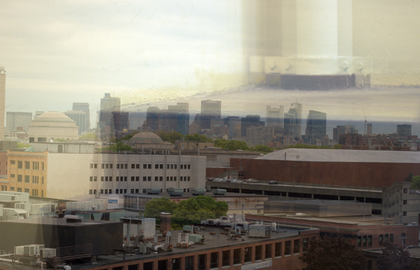
%> input picture code/removing/A9RF22E.png, 420 x 270 px, shrunk from 560 x 360 before the run
$ octave --eval "result = estKernel(imread('A9RF22E.png'));"   (GNU Octave 9; MATLAB toolbox functions it lacks are replaced by stand-ins)
%> lines starting %> are read from the running program, lines starting %| are printed output that depends on the picture
### code/removing/estAttenuation.m
function c = estAttenuation(I, dx, dy)
% estimate the attenuation c of double reflection with shift [dx dy]
if size(I,3)~=1
    I = rgb2gray(I);
end
cns = corner(I);
hw = 18;
% m = [];
score = zeros(size(cns,1),1);
attn = score*0;
w = score*0;
for i = 1 : size(cns,1)
    p1 = get_patch(I, cns(i,1), cns(i,2), hw);
    p2 = get_patch(I, cns(i,1) + dx, cns(i,2) + dy, hw);
    if ~isempty(p1) && ~isempty(p2)
        p1 = p1(:); p2 = p2(:);
        p1 = p1 - mean(p1); p2 = p2 - mean(p2);
        score(i) = sum(p1.*p2)/sum(p1.^2).^0.5/sum(p2.^2).^0.5;
        attn(i) = (max(p2)-min(p2))/(max(p1)-min(p1));
        if (attn(i) < 1) && ( attn(i) > 0)
            w(i) = exp(-score(i)/(2*0.2^2));
        end
    end
end
c = sum(w.*attn)/sum(w);


function p = get_patch(I, x, y, hw)
if (x>hw)&&(x<size(I,2)-hw)&&(y>hw)&&(y<size(I,1)-hw)
    p=I(y-hw:y+hw, x-hw:x+hw);
else
    p=[];
end

### code/removing/estKernel.m
function [dx, dy, c] =  estKernel(I)
%% estimate the shift [dx dy] and the attenuation c
dim = ndims(I);
%> dim = 3
if dim == 3
    I = rgb2gray(I);
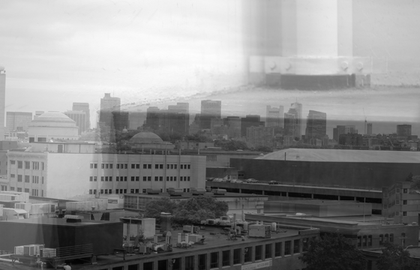
%> I: size 270x420 uint8; min 1, max 253, mean 138.2
end
% Laplacian = [0 -1 0; -1 4 -1; 0 -1 0];
% resp = imfilter(I, Laplacian); % extract edge

hy = fspecial('sobel');
hx = hy';
Iy = imfilter(double(I), hy, 'replicate');
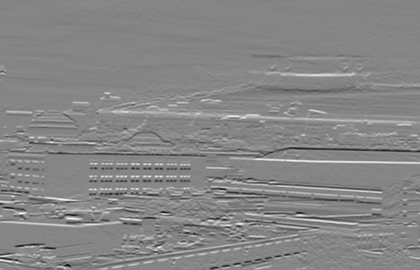
%> Iy: size 270x420 double; min -451, max 414, mean 5.3; drawn with min black and max white
Ix = imfilter(double(I), hx, 'replicate');
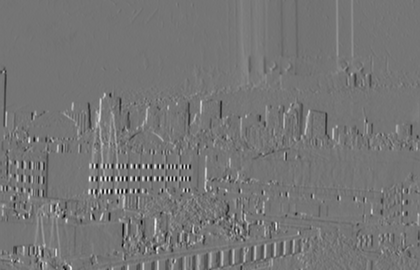
%> Ix: size 270x420 double; min -324, max 379, mean 0.8; drawn with min black and max white
gI = sqrt(Ix.^2+Iy.^2);
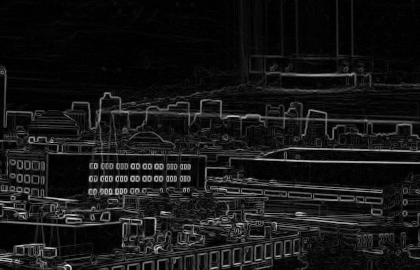
%> gI: size 270x420 double; min 0, max 475, mean 42.5; drawn with min black and max white
resp = gI;
resp(abs(resp)>0.2) = 0;      % eliminate the strong edge that are likely
%> resp: size 270x420 double; every value is 0
                           % belong to transmission layer)

auto_corr = xcorr2(abs(resp), abs(resp));
%> auto_corr: size 539x839 double; every value is 0
bdry = min(size(I))/2;         % eliminate the autocorrelation in boundary
%> bdry = 135
                               % which is not accuracy
auto_corr = auto_corr(1+bdry:end-bdry, 1+bdry:end-bdry);
%> auto_corr: size 269x569 double; every value is 0

max_1 = ordfilt2(auto_corr, 25, true(5));

center = ceil(size(auto_corr)/2);
%> center = [135 285]
auto_corr(center(1) - 6 : center(1) + 6, center(2) - 6 : center(2) + 6) = 0; % remove the autocorrelation in the neighbour of center for the edge have width

a = (auto_corr == max_1);
%> a: size 269x569 logical; every value is 1
r = 5;
mask = zeros(2*r+1);
for i = 1:2*r+1
    for j = 1:2*r+1
        if (i-r-1)^2+(j-r-1)^2 <= r*r
            mask(i,j) = 1;
        end
    end
end
fa = imfilter(double(a),mask);
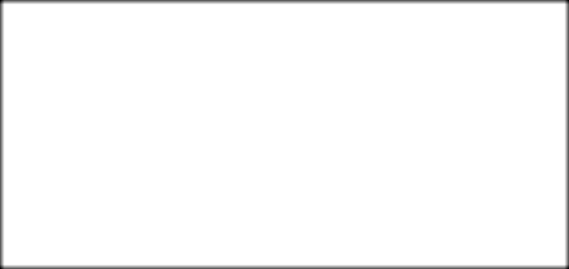
%> fa: size 269x569 double; min 26, max 81, mean 80; drawn with min black and max white
faa = fa.*a;
candidates = find(faa == 1);
%> candidates = []
candidates_val = auto_corr(candidates);
%> candidates_val = []

cur_max = 0;
dy = 0;
dx = 0;
offset = (size(auto_corr)+1)/2;
%> offset = [135 285]
for i = 1 : length(candidates)
    if (candidates_val(i) >= cur_max)
        [dy, dx] = ind2sub(size(auto_corr), candidates(i));
        dy = dy - offset(1);
        dx = dx - offset(2);
        cur_max = candidates_val(i);
    end
end
%> this loop made 0 passes
%> after the loop, cur_max = 0; dx = 0; dy = 0
dx = ceil(dx);
dy = ceil(dy);
c = estAttenuation(I, dx, dy);
%> in estAttenuation, `cns = corner(I);`: cns = 200 rows, first 12: [111 193; 156 250; 118 193; 110 191; 121 193; 133 178; 123 178; 157 178; 95 191; 107 178; 125 191; 123 191]
%> in estAttenuation, `attn = score*0;`: attn = 200 values from 0 to 0
%> the loop in estAttenuation, `for i = 1 : size(cns,1)` made 200 passes
%> pass 1, in get_patch, `p=I(y-hw:y+hw, x-hw:x+hw);`:
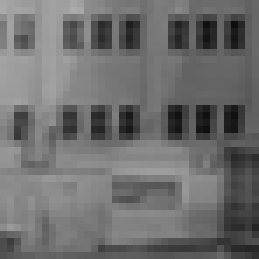
%> p: size 37x37 uint8 (shown 7 times larger); min 14, max 171, mean 109.4
%> pass 3, in get_patch (call 5), `p=I(y-hw:y+hw, x-hw:x+hw);`:
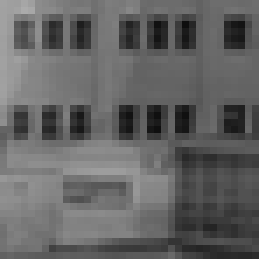
%> p: size 37x37 uint8 (shown 7 times larger); min 14, max 171, mean 99.2
%> after the loop in estAttenuation, `for i = 1 : size(cns,1)`: attn = 200 values, max 1 at index 1, min 0 at index 24, mean 0.87; score has the same summary as attn
%> in estAttenuation, `c = sum(w.*attn)/sum(w);`: c = NaN
%> c = NaN
%> `result = estKernel(imread('A9RF22E.png'));`: result = 0
